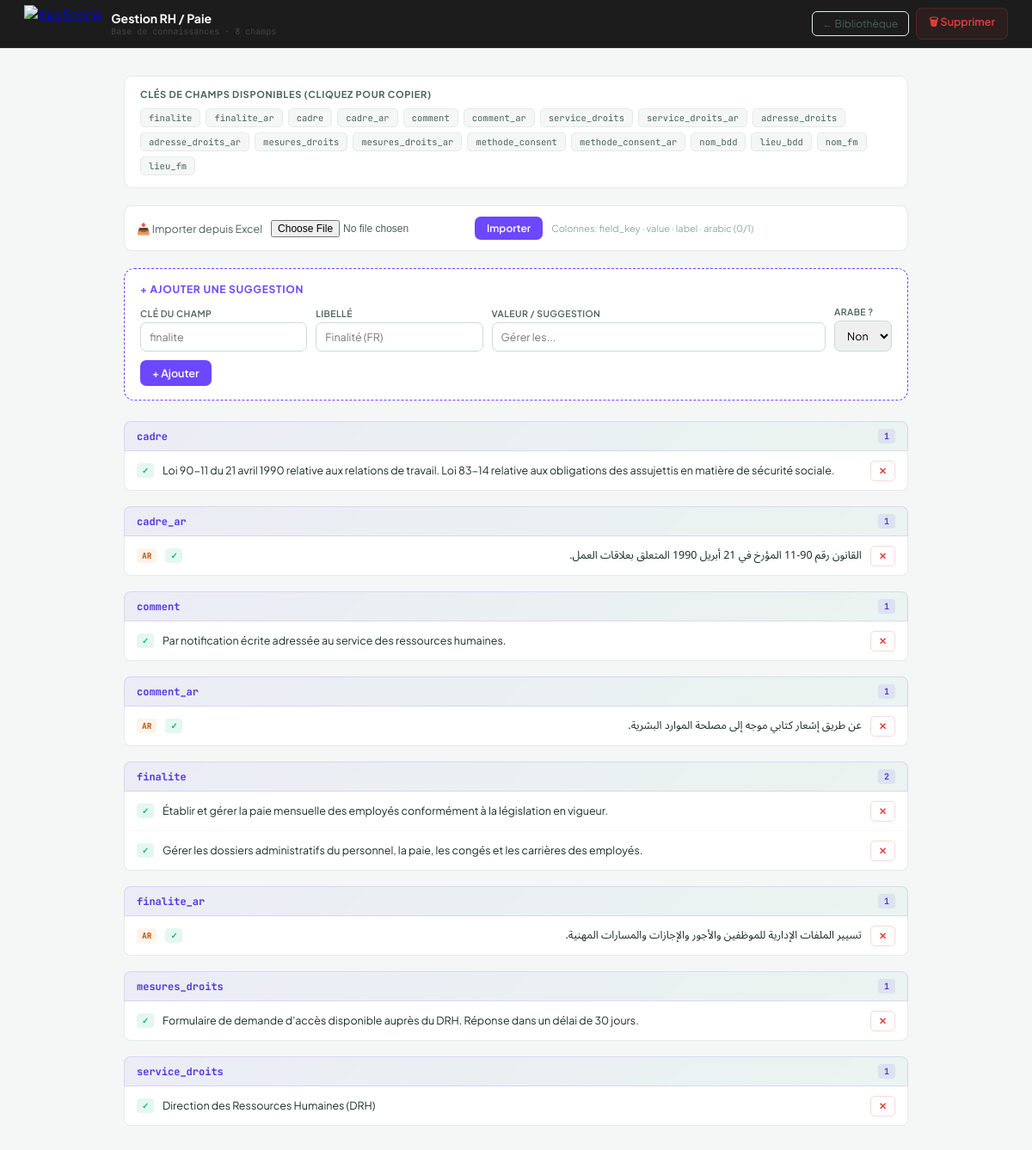
The app's page /kb/type/1 (signed in) with its own data.
### app.py (models this page shows)
class KBType(db.Model):
    id          = db.Column(db.Integer, primary_key=True)
    name        = db.Column(db.String(200), nullable=False, unique=True)
    icon        = db.Column(db.String(10), default='🗂')
    created_at  = db.Column(db.DateTime, default=datetime.utcnow)
    entries     = db.relationship('KBEntry', backref='kb_type',
                                  lazy=True, cascade='all, delete-orphan')

class KBEntry(db.Model):
    id          = db.Column(db.Integer, primary_key=True)
    type_id     = db.Column(db.Integer, db.ForeignKey('kb_type.id'), nullable=False)
    field_key   = db.Column(db.String(100), nullable=False)  # e.g. 'finalite'
    field_label = db.Column(db.String(200), default='')      # human label
    value       = db.Column(db.Text, nullable=False)
    is_arabic   = db.Column(db.Boolean, default=False)
    approved    = db.Column(db.Boolean, default=True)        # False = pending review
    created_at  = db.Column(db.DateTime, default=datetime.utcnow)

### app.py (the view)
@app.route('/kb/type/<int:tid>')
def kb_type_view(tid):
    kt = KBType.query.get_or_404(tid)
    entries = KBEntry.query.filter_by(type_id=tid).order_by(
        KBEntry.field_key, KBEntry.approved.desc(), KBEntry.created_at.desc()).all()
    from collections import defaultdict
    grouped = defaultdict(list)
    for e in entries: grouped[e.field_key].append(e)
    return render_template('kb_type.html', kb_type=kt, grouped=dict(grouped))

### app.py (called while the page is built)
def logged_in():
    return session.get('auth') == 'ok'

@app.before_request
def require_login():
    public = ['login', 'static']
    if request.endpoint in public: return
    if not logged_in():
        if request.path.startswith('/api/'):
            return jsonify({"error": "Unauthorized"}), 401
        return redirect(url_for('login'))

### templates/kb_type.html (shortened to what this page needs)
<!DOCTYPE html>
<html lang="fr">
<head>
</head>
<body>
<div class="topbar">
  <div class="brand">
    <a href="/"><img src="https://www.keystone.tn/wp-content/uploads/2019/05/Key-W-logo.png" alt="KeyStone" style="height:44px;width:auto;display:block"></a>
    <div>
      <div class="brand-title">{{ kb_type.name }}</div>
      <div class="brand-sub">Base de connaissances · {{ grouped|length }} champ{% if grouped|length!=1 %}s{% endif %}</div>
    </div>
  </div>
  <div class="topbar-right">
    <a href="/kb" class="back">← Bibliothèque</a>
    <form action="/kb/type/{{ kb_type.id }}/delete" method="POST"
          onsubmit="return confirm('Supprimer ce type et toutes ses suggestions ?')">
      <button type="submit" class="btn btn-danger">🗑 Supprimer</button>
    </form>
  </div>
</div>
<div class="main">
  <div class="field-ref">
    <div class="field-ref-title">Clés de champs disponibles (cliquez pour copier)</div>
    <div class="fk-grid">
      {% for fk in ['finalite','finalite_ar','cadre','cadre_ar','comment','comment_ar',
                    'service_droits','service_droits_ar','adresse_droits','adresse_droits_ar',
                    'mesures_droits','mesures_droits_ar','methode_consent','methode_consent_ar',
                    'nom_bdd','lieu_bdd','nom_fm','lieu_fm'] %}
      <span class="fk" onclick="copyFk('{{ fk }}')">{{ fk }}</span>
      {% endfor %}
    </div>
  </div>
  <form action="/kb/type/{{ kb_type.id }}/import" method="POST" enctype="multipart/form-data" class="import-row">
    <span>📥 Importer depuis Excel</span>
    <input type="file" name="file" accept=".xlsx,.xls">
    <button type="submit" class="btn btn-purple" style="padding:6px 14px;font-size:12px">Importer</button>
    <span style="font-size:11px;color:#8aab9c">Colonnes: field_key · value · label · arabic (0/1)</span>
  </form>
  <div class="add-form">
    <h3>+ Ajouter une suggestion</h3>
    <form action="/kb/type/{{ kb_type.id }}/entry/add" method="POST">
      <div class="fg">
        <div>
          <label>Clé du champ</label>
          <input type="text" name="field_key" id="fk-input" placeholder="finalite" required>
        </div>
        <div>
          <label>Libellé</label>
          <input type="text" name="field_label" placeholder="Finalité (FR)">
        </div>
        <div>
          <label>Valeur / Suggestion</label>
          <input type="text" name="value" placeholder="Gérer les..." required>
        </div>
        <div>
          <label>Arabe ?</label>
          <select name="is_arabic">
            <option value="0">Non</option>
          </select>
        </div>
      </div>
      <button type="submit" class="btn btn-purple" style="margin-top:10px">+ Ajouter</button>
    </form>
  </div>
  {% for field_key, entries in grouped.items()|sort %}
  <div class="field-group">
    <div class="fg-header">
      {{ field_key }}
      <span class="fg-count">{{ entries|length }}</span>
    </div>
    <div class="entry-list">
      {% for e in entries %}
      <div class="entry {% if not e.approved %}pending{% endif %}">
        {% if e.is_arabic %}
        <span class="entry-tag tag-ar">AR</span>
        {% endif %}
        {% if not e.approved %}
        <span class="entry-tag tag-pending">⏳ En attente</span>
        {% else %}
        <span class="entry-tag tag-ok">✓</span>
        {% endif %}
        <span class="entry-val {% if e.is_arabic %}ar{% endif %}">{{ e.value }}</span>
        <form action="/kb/entry/{{ e.id }}/delete" method="POST" style="margin:0"
              onsubmit="return confirm('Supprimer cette suggestion ?')">
          <button type="submit" class="btn-del">✕</button>
        </form>
      </div>
      {% endfor %}
    </div>
  </div>
  {% endfor %}
</div>
</body>
</html>

### templates/kb_type.html (style rules this page uses)
* { box-sizing:border-box;margin:0;padding:0 }
body { font-family:'Plus Jakarta Sans',sans-serif;background:#f4f7f5;color:#1a2e26;min-height:100vh }
.topbar { position:relative;z-index:10;background:#1c1c1c;border-bottom:1px solid #2e2e2e;padding:0 28px;height:56px;display:flex;align-items:center;justify-content:space-between;position:sticky;top:0;z-index:100 }
.brand { display:flex;align-items:center;gap:11px }
.brand-title { font-size:14px;font-weight:700;color:#fff }
.brand-sub { font-size:10px;color:#444;font-family:'JetBrains Mono',monospace }
.topbar-right { display:flex;align-items:center;gap:8px }
a.back { font-size:12px;color:#4a6358;text-decoration:none;padding:6px 12px;border-radius:6px;border:1px solid #e2ece8 }
.btn { padding:7px 14px;border-radius:7px;border:none;cursor:pointer;font-family:inherit;font-size:12.5px;font-weight:600;display:inline-flex;align-items:center;gap:5px;text-decoration:none }
.btn-danger { background:rgba(229,62,62,.08);color:#e53e3e;border:1px solid rgba(229,62,62,.2) }
.btn-purple { background:#6c47ff;color:#fff }
.main { position:relative;z-index:1;max-width:960px;margin:0 auto;padding:32px 24px }
.field-ref { background:#fff;border:1px solid #e2ece8;border-radius:10px;padding:14px 18px;margin-bottom:20px }
.field-ref-title { font-size:11px;font-weight:700;color:#4a6358;text-transform:uppercase;letter-spacing:.06em;margin-bottom:10px }
.fk-grid { display:flex;flex-wrap:wrap;gap:6px }
.fk { font-size:10.5px;padding:3px 9px;border-radius:5px;background:#f4f7f5;color:#4a6358;font-family:'JetBrains Mono',monospace;cursor:pointer;border:1px solid #e2ece8 }
.add-form { background:#fff;border:1.5px dashed #6c47ff;border-radius:12px;padding:16px 18px;margin-bottom:24px }
.add-form h3 { font-size:12px;font-weight:700;color:#6c47ff;margin-bottom:12px;text-transform:uppercase;letter-spacing:.06em }
.fg { display:grid;grid-template-columns:1fr 1fr 2fr auto;gap:10px;align-items:end }
.fg label { font-size:10.5px;font-weight:600;color:#4a6358;display:block;margin-bottom:4px;text-transform:uppercase;letter-spacing:.04em }
.fg input,.fg select { width:100%;padding:8px 10px;border:1.5px solid #c8ddd5;border-radius:7px;font-family:inherit;font-size:12.5px;outline:none }
.import-row { display:flex;align-items:center;gap:10px;margin-bottom:20px;padding:12px 14px;background:#fff;border:1px solid #e2ece8;border-radius:9px;font-size:12.5px;color:#4a6358 }
.import-row input[type=file] { font-size:12px }
.field-group { margin-bottom:18px }
.fg-header { display:flex;align-items:center;justify-content:space-between;padding:8px 14px;background:linear-gradient(135deg,rgba(108,71,255,.06),rgba(0,176,116,.04));border:1px solid rgba(108,71,255,.15);border-radius:8px 8px 0 0;font-size:12px;font-weight:700;color:#5234e0;font-family:'JetBrains Mono',monospace }
.fg-count { font-size:10px;background:rgba(108,71,255,.1);padding:2px 7px;border-radius:4px }
.entry-list { border:1px solid #e2ece8;border-top:none;border-radius:0 0 8px 8px;overflow:hidden }
.entry { display:flex;align-items:center;gap:10px;padding:10px 14px;background:#fff;border-bottom:1px solid #f4f7f5;transition:background .1s }
.entry:last-child { border-bottom:none }
.entry-val { flex:1;font-size:12.5px;color:#1a2e26;line-height:1.5 }
.entry-val.ar { font-family:'Noto Sans Arabic',sans-serif;direction:rtl;text-align:right }
.entry-tag { font-size:9.5px;padding:2px 6px;border-radius:4px;font-weight:700;white-space:nowrap;font-family:'JetBrains Mono',monospace }
.tag-ar { background:rgba(217,119,6,.08);color:#b45309 }
.tag-ok { background:rgba(0,176,116,.1);color:#00B074 }
.btn-del { padding:4px 9px;background:transparent;color:#e53e3e;border:1px solid rgba(229,62,62,.2);border-radius:5px;font-size:11px;cursor:pointer;font-family:inherit;font-weight:600 }

### records on screen
KBType: name "Gestion RH / Paie"
KBEntry: field_key "cadre", entries "1", value "Loi 90-11 du 21 avril 1990 relative aux relations de travail. Loi 83-14 relative aux obligations des assujettis en matière de sécurité sociale."
KBEntry: field_key "cadre_ar", entries "1", is_arabic "AR", value "القانون رقم 90-11 المؤرخ في 21 أبريل 1990 المتعلق بعلاقات العمل."
KBEntry: field_key "comment", entries "1", value "Par notification écrite adressée au service des ressources humaines."
KBEntry: field_key "comment_ar", entries "1", is_arabic "AR", value "عن طريق إشعار كتابي موجه إلى مصلحة الموارد البشرية."
KBEntry: field_key "finalite", entries "2", value "Établir et gérer la paie mensuelle des employés conformément à la législation en vigueur."
KBEntry: value "Gérer les dossiers administratifs du personnel, la paie, les congés et les carrières des employés."
KBEntry: field_key "finalite_ar", entries "1", is_arabic "AR", value "تسيير الملفات الإدارية للموظفين والأجور والإجازات والمسارات المهنية."
KBEntry: field_key "mesures_droits", entries "1", value "Formulaire de demande d'accès disponible auprès du DRH. Réponse dans un délai de 30 jours."
KBEntry: field_key "service_droits", entries "1", value "Direction des Ressources Humaines (DRH)"

### other values on screen
{{ grouped|length }} "8"
{{ fk }} "finalite" "finalite_ar" "cadre" "cadre_ar" "comment" "comment_ar" "service_droits" "service_droits_ar" "adresse_droits" "adresse_droits_ar" "mesures_droits" "mesures_droits_ar" "methode_consent" "methode_consent_ar" "nom_bdd" "lieu_bdd" "nom_fm" "lieu_fm"
